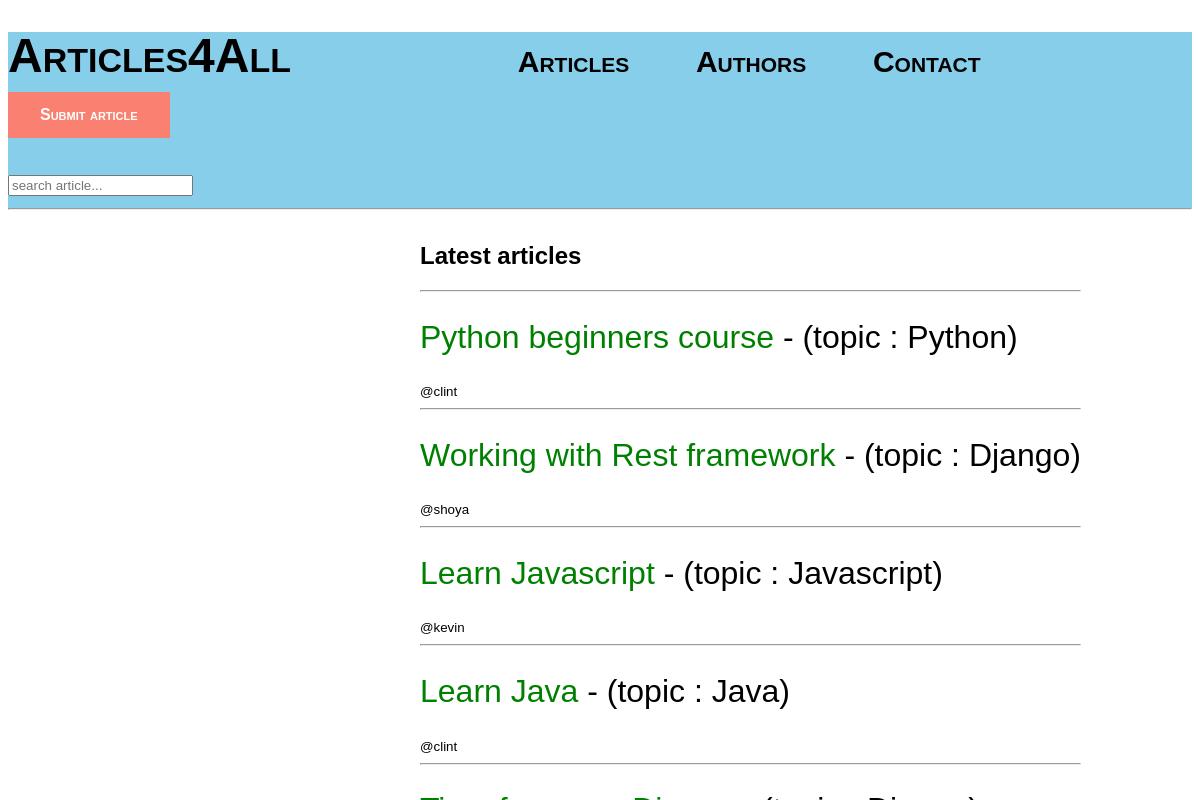
Page /article/ on the earlier database version.
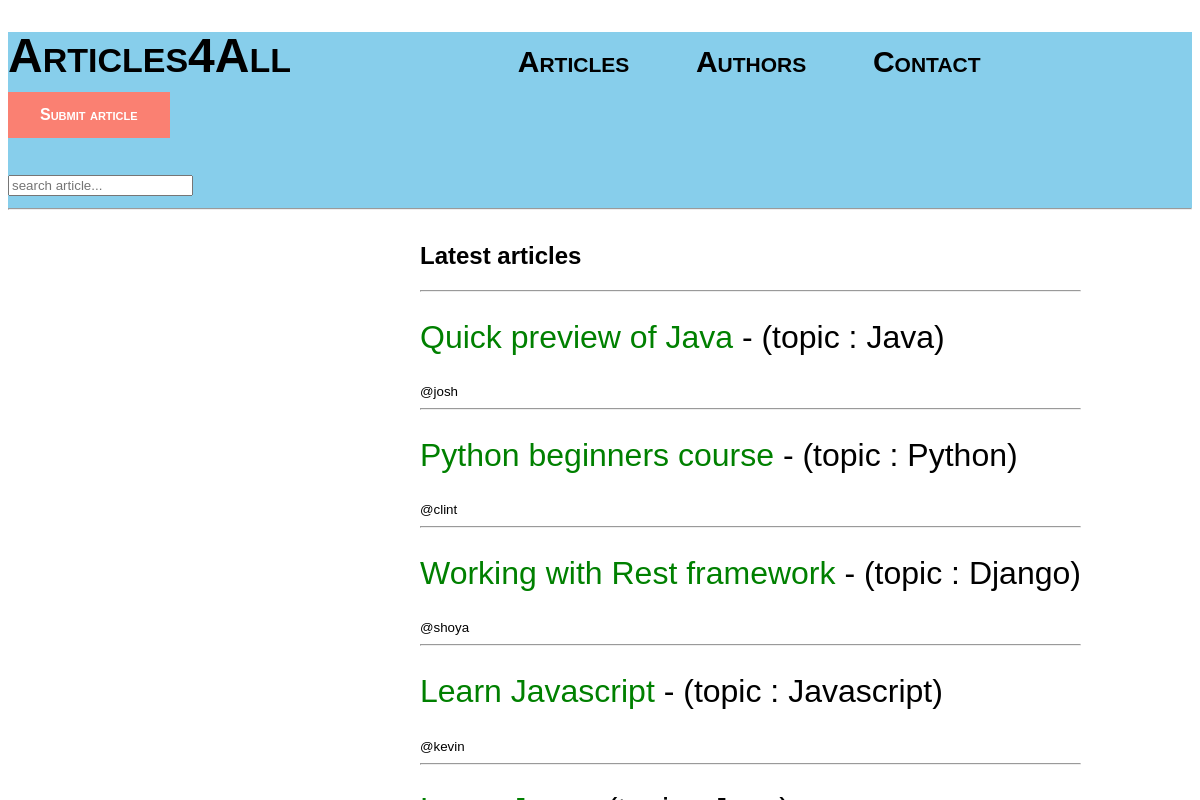
Same page on the later database version.
### articles/models.py (models this page shows, shortened)
class Article(models.Model):
	title = models.CharField(max_length=50)
	topic = models.ForeignKey(Topic, on_delete=models.SET_NULL, null=True)
	body = models.CharField(max_length=800)
	author = models.ForeignKey(Author, on_delete=models.CASCADE)
	updated = models.DateTimeField(auto_now=True)
	created = models.DateTimeField(auto_now_add=True)
	class Meta:
		ordering = ['-updated', 'created']

class Topic(models.Model):
	name = models.CharField(max_length=60)
	def __str__(self):
		return self.name

class Author(models.Model):
	name = models.CharField(max_length=40)
	age = models.CharField(max_length=3)
	email = models.EmailField(max_length=50)
	about = models.CharField(max_length=500)
	def __str__(self):
		return self.name

### articles/views.py (the view)
# urls.py: path('article/', ArticleListView.as_view(), name='articles-page'),
class ArticleListView(View):
	template_name = 'article/articles.html'
	query_set = Article.objects.all()
	def get_queryset(self):
		return self.query_set
	def get(self, request, *args, **kwargs):
		context = {'object': self.get_queryset()}
		return render(request, self.template_name, context)

### articles/templates/article/articles.html (shortened to what this page needs)
{% include 'base.html' %}
{% block content %}
<div class="home-container">
	<div>
		<h2 style="font-family: helvetica, sans-serif;">Latest articles</h2>
		<hr>
	{% for article in object  %}
		<h2 style="font: 2em 'Fira Sans', sans-serif;"><a href="{% url 'article-page' article.id %}" style="font-family: bahnschrift, sans-serif ;text-decoration: none; color: green;">{{article.title}}</a> - (topic : {{article.topic}})</h2> <small style="font-family: arial, sans-serif;">@{{article.author}} </small>
		<br>
		<hr>
	{% endfor %}
	</div>
</div>
{% endblock %}

Differences in the rows shown:
no longer on this page (row unchanged): Article: title "Learn Java", topic "Java", author "clint"
added Article: title "Quick preview of Java", topic "Java", author "josh"
